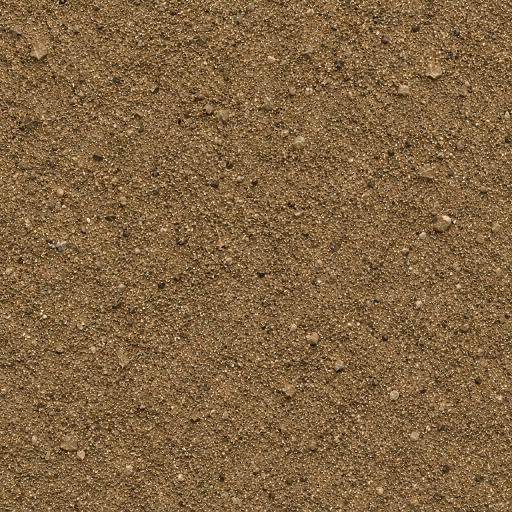
#> input picture minecraft/sand-reference/sand.jpg, 1024 x 1024 px, found by its file name (shown at 1/2 size)
$ python prepare_sand.py
#> lines starting #> are read from the running program, lines starting #| are printed output that depends on the picture
### minecraft/tools/prepare_cobblestone.py
#!/usr/bin/env python3
"""Prepare a repeating 512px cobblestone tile from a supplied photograph.

Usage from the repository root:
    python minecraft/tools/prepare_cobblestone.py path/to/normal.jpg
    python minecraft/tools/prepare_cobblestone.py path/to/mossy.jpg --mossy
Requires Pillow. Source photos are supplied separately and are not in the pack.
"""
import argparse
from pathlib import Path

from PIL import Image, ImageOps

SIZE = 512
OVERLAP = 48
BLOCKS = Path('minecraft/realistic-dirt/textures/blocks')


def blend_amount(distance):
    # Half of the opposite side at the seam; gently vanish toward the interior.
    t = 1.0 - distance / OVERLAP
    return 0.5 * t * t * (3 - 2 * t)


def prepare(source):
    image = ImageOps.exif_transpose(Image.open(source)).convert('RGB')
#> image is the input picture: PIL image 1024x1024 RGB; mean R, G, B 130.3, 101.3, 65.9
    # Square crop, then retain a margin for actual overlapping detail instead
    # of reflecting the edge: the two halves meet at the same source position.
    extent = SIZE + 2 * OVERLAP
    image = ImageOps.fit(image, (extent, extent), Image.Resampling.LANCZOS)
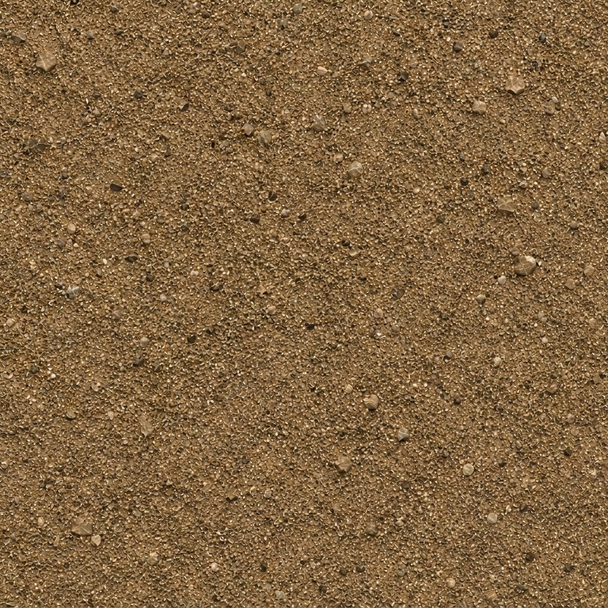
#> image: PIL image 608x608 RGB; mean R, G, B 130.3, 101.3, 65.9
    horizontal = image.crop((OVERLAP, 0, OVERLAP + SIZE, extent))
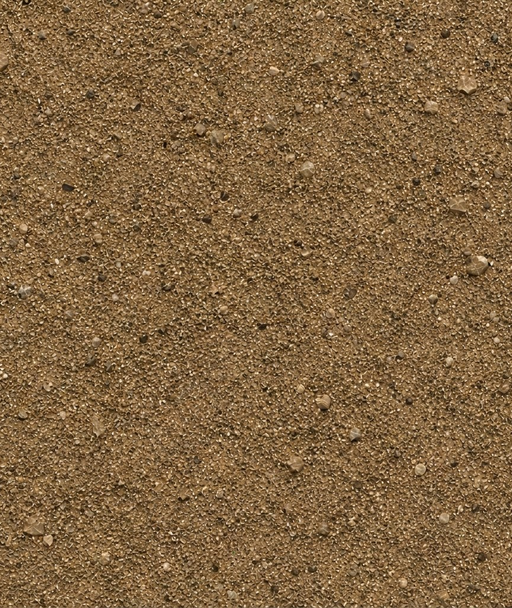
#> horizontal: PIL image 512x608 RGB; mean R, G, B 130.3, 101.3, 66
    for d in range(OVERLAP):
        alpha = blend_amount(d)
        for x, offset in ((d, SIZE), (SIZE - 1 - d, -SIZE)):
            source_x = x + OVERLAP
            original = image.crop((source_x, 0, source_x + 1, extent))
            opposite = image.crop((source_x + offset, 0, source_x + offset + 1, extent))
            horizontal.paste(Image.blend(original, opposite, alpha), (x, 0))
    result = horizontal.crop((0, OVERLAP, SIZE, OVERLAP + SIZE))
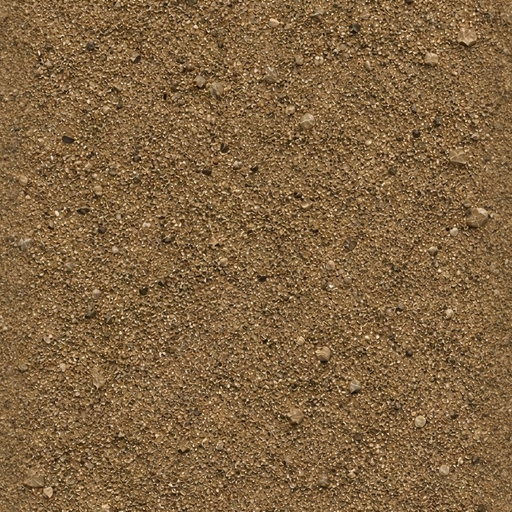
#> result: PIL image 512x512 RGB; mean R, G, B 130.1, 101, 65.7
    for d in range(OVERLAP):
        alpha = blend_amount(d)
        for y, offset in ((d, SIZE), (SIZE - 1 - d, -SIZE)):
            source_y = y + OVERLAP
            original = horizontal.crop((0, source_y, SIZE, source_y + 1))
            opposite = horizontal.crop((0, source_y + offset, SIZE, source_y + offset + 1))
            result.paste(Image.blend(original, opposite, alpha), (0, y))
    return result


# [10 lines left out: function main, not called in this run]


# [2 lines that do not run on import are left out]

### minecraft/tools/prepare_sand.py
#!/usr/bin/env python3
"""Prepare the user's sand photo as a repeating 512px tile.

Run from the repository root: python minecraft/tools/prepare_sand.py
Requires Pillow. This only updates the ordinary sand texture.
"""
from pathlib import Path
from prepare_cobblestone import prepare

SOURCE = Path('minecraft/sand-reference/sand.jpg')
OUTPUT = Path('minecraft/realistic-dirt/textures/blocks/sand.png')


def main():
    OUTPUT.parent.mkdir(parents=True, exist_ok=True)
    prepare(SOURCE).save(OUTPUT, optimize=True)
    print(f'Prepared tileable sand: {OUTPUT}')


if __name__ == '__main__':
    main()

$ run again, with minecraft/andesite-reference/andesite.jpg copied over minecraft/sand-reference/sand.jpg
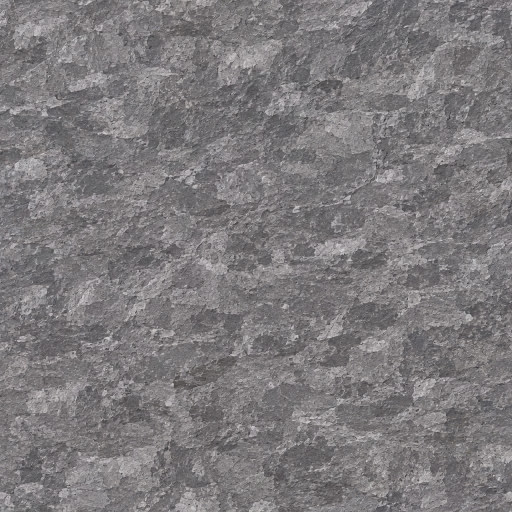
#> input picture minecraft/andesite-reference/andesite.jpg, 1024 x 1024 px, found by its file name (shown at 1/2 size)
#> in prepare, image is the input picture: PIL image 1024x1024 RGB; mean R, G, B 125.3, 122.3, 124.2
#> image: PIL image 608x608 RGB
#> in prepare, `horizontal = image.crop((OVERLAP, 0, OVERLAP + SIZE, extent))`:
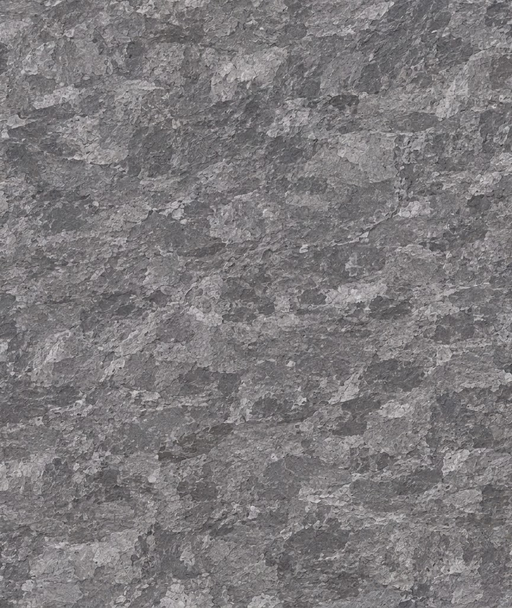
#> horizontal: PIL image 512x608 RGB; mean R, G, B 125.3, 122.3, 124.1
#> in prepare, `result = horizontal.crop((0, OVERLAP, SIZE, OVERLAP + SIZE))`:
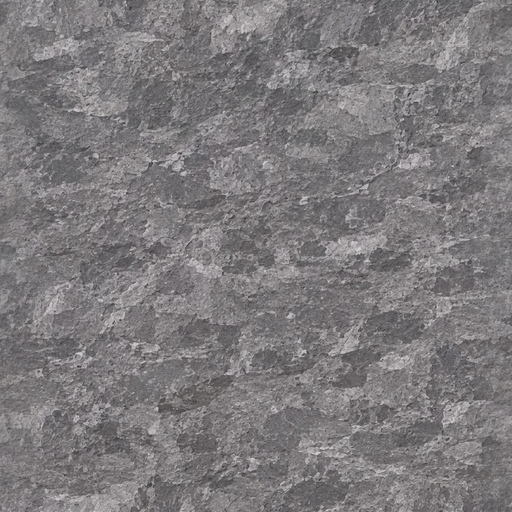
#> result: PIL image 512x512 RGB; mean R, G, B 125.2, 122.2, 124
